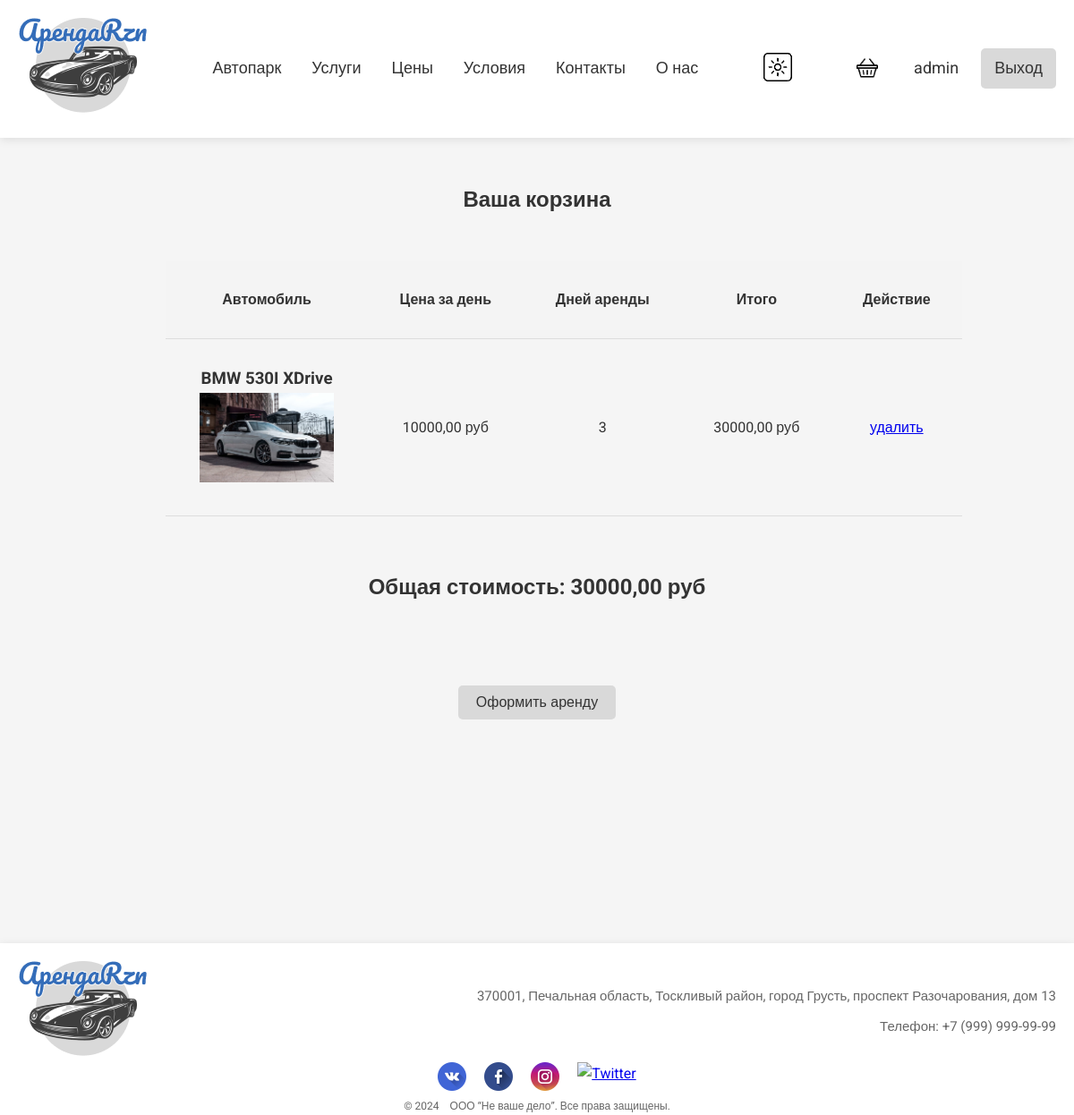
The page /cart/ (signed in) on the database as committed earlier.
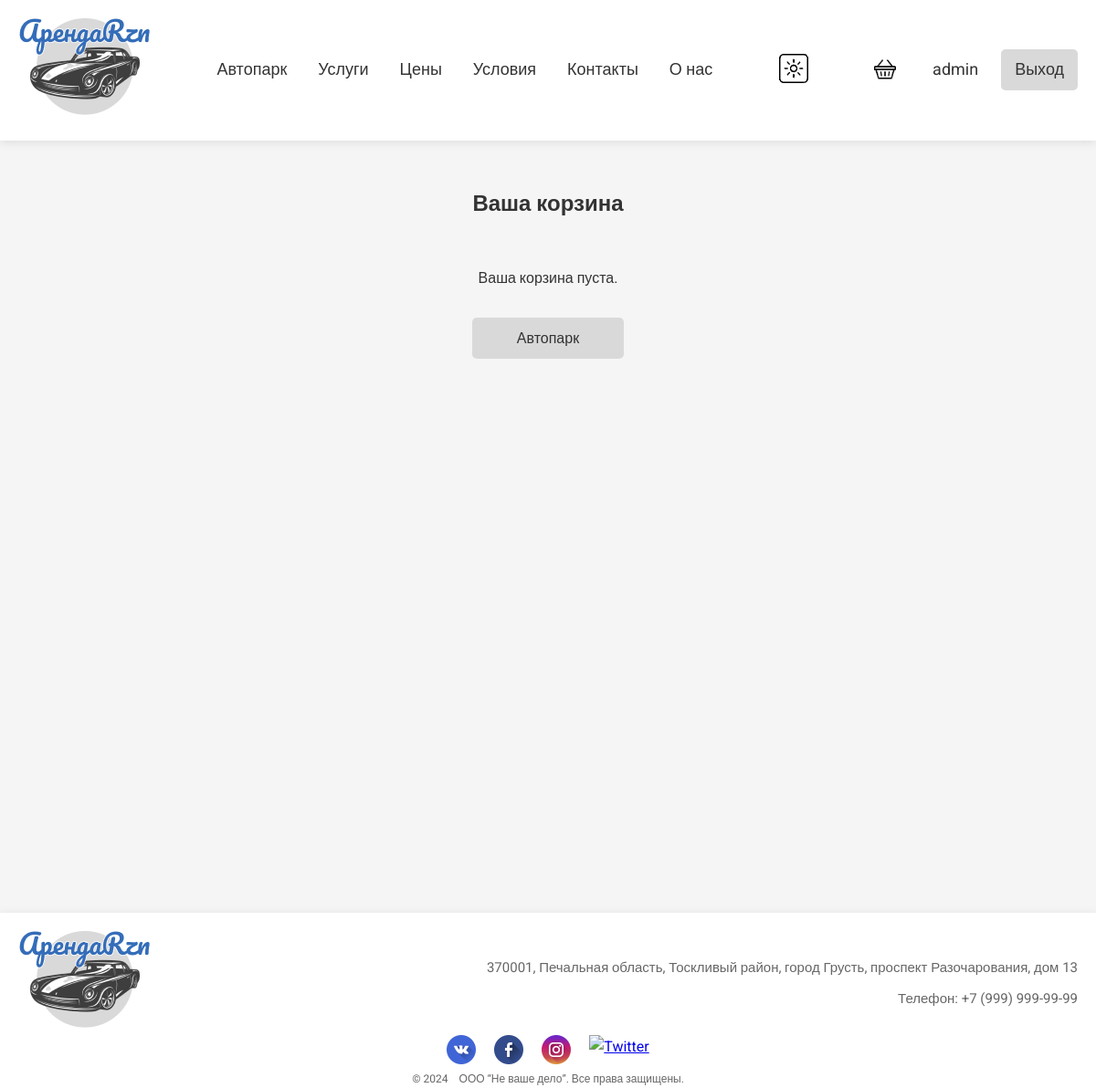
The same page on the database as committed later.
### cars/models.py (models this page shows, shortened)
class Basket(models.Model):
    user = models.ForeignKey(User, on_delete=models.CASCADE)
    car = models.ForeignKey(Cars, on_delete=models.CASCADE)
    start_date = models.DateField(default=date.today)
    end_date = models.DateField(default=date.today)
    added_at = models.DateTimeField(auto_now_add=True)
    def total_days(self):
        if self.start_date == self.end_date:
            return (self.end_date - self.start_date).days + 1
        return (self.end_date - self.start_date).days
    def total_price(self):
        return self.total_days() * self.car.price

class Cars(models.Model):
    brand = models.ForeignKey(CarBrands, on_delete=models.PROTECT)
    model = models.CharField(max_length=64)
    year = models.IntegerField()
    image = models.ImageField(upload_to='car_img', blank=True)
    description = models.TextField(blank=True)
    price = models.DecimalField(max_digits=9, decimal_places=2)
    carClass = models.ForeignKey(CarClasses, on_delete=models.PROTECT)
    is_rented = models.BooleanField(default=False)

class CarBrands(models.Model):
    name = models.CharField(max_length=64, unique=True)
    def __str__(self) -> str:
        return self.name

### cars/views.py (the view, shortened to what this page needs)
# urls.py: path('cart/', cart, name='cart'),
@login_required
def cart(request):
    cart_items = Basket.objects.filter(user=request.user)
    total_price = sum([item.total_price() for item in cart_items])
    context = {
        'cart_items': cart_items,
        'total_price': total_price,
        'title': 'Корзина',
    }
    return render(request, 'cars/cart.html', context)

### cars/templates/cars/cart.html (shortened to what this page needs)
{% extends 'cars/base.html' %}
{% load static %}
{% block css %}
    <link rel="stylesheet" href='{% static "css/cart.css" %}' />
{% endblock %}
{% block context %}
<section class="cart-section">
    <h1>Ваша корзина</h1>
    {% if cart_items %}
    <div class="cart-items">
        <table class="cart-table">
            <thead>
                <tr>
                    <th>Автомобиль</th>
                    <th>Цена за день</th>
                    <th>Дней аренды</th>
                    <th>Итого</th>
                    <th>Действие</th>
                </tr>
            </thead>
            <tbody>
                {% for item in cart_items %}
                <tr>
                    <td>
                        <h3>{{ item.car.brand }} {{ item.car.model }}</h3>
                        <img src="{{ item.car.image.url }}" alt="{{ item.car.model }}" class="cart-car-image">
                    </td>
                    <td>{{ item.car.price }} руб</td>
                    <td>{{ item.total_days }}</td>
                    <td>{{ item.total_price }} руб</td>
                    <td>
                        <a href="{% url 'cars:cart_delete' item.id %}" class="login-btn">удалить</a>
                    </td>
                </tr>
                {% endfor %}
            </tbody>
        </table>
        <div class="cart-summary">
            <h2>Общая стоимость: {{ total_price }} руб</h2>
        </div>
        <form method="POST">
            <button type="submit" class="checkout-btn">Оформить аренду</button>
        </form>
        {% else %}
        <div class="cart-none">
            <p>Ваша корзина пуста.</p>
            <a href="{% url 'cars:index' %}" class="checkout-btn">Автопарк</a>
        </div>
    </div>
    {% endif %}
</section>
{% endblock %}

Rows that differ between the two databases and show on the page:
removed Basket: car.brand "BMW", car.model "530I XDrive", car.image (picture), car.price "10000,00", total_days "3", total_price "30000,00"
Other text that changed with them:
{{ total_price }}: "30000,00" → (not shown)
text no longer shown: "Автомобиль Цена за день Дней аренды Итого Действие Общая стоимость: руб Оформить аренду"
text now shown: "Ваша корзина пуста. Автопарк"
